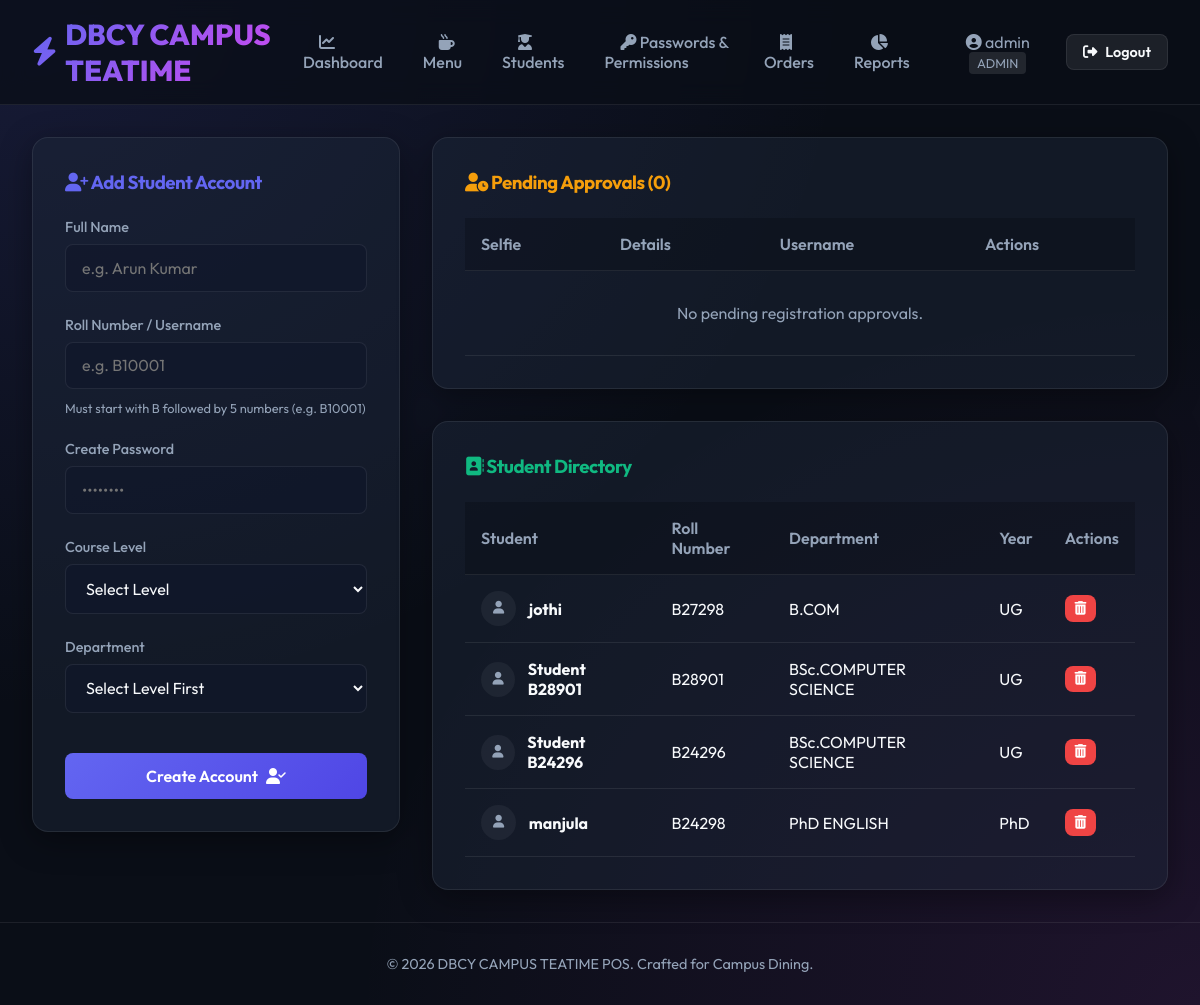
/admin/students (signed in), run on the app's committed database.
### models.py (models this page shows, shortened)
class User(UserMixin, db.Model):
    __tablename__ = 'users'
    id = db.Column(db.Integer, primary_key=True)
    username = db.Column(db.String(80), unique=True, nullable=False)
    password_hash = db.Column(db.String(256), nullable=False)
    role = db.Column(db.String(20), nullable=False)  # 'admin', 'student'
    name = db.Column(db.String(100), nullable=True)
    department = db.Column(db.String(100), nullable=True)
    year = db.Column(db.String(50), nullable=True)
    selfie_path = db.Column(db.String(256), nullable=True)
    status = db.Column(db.String(20), default='approved')  # 'pending', 'approved', 'rejected'
    orders = db.relationship('Order', backref='student', lazy=True, cascade="all, delete-orphan")
    cart_items = db.relationship('CartItem', backref='user', lazy=True, cascade="all, delete-orphan")
    password_requests = db.relationship('PasswordResetRequest', backref='user', lazy=True, cascade="all, delete-orphan")

### app.py (the view)
        @login_required
        def decorated_function(*args, **kwargs):
            if current_user.role != role:
                flash('Unauthorized access.', 'error')
                return redirect(url_for('index'))
            return f(*args, **kwargs)

### templates/admin_students.html (shortened to what this page needs)
{% extends "base.html" %}
{% block content %}
<div class="animate-fade-in" style="display: grid; grid-template-columns: 1fr 2fr; gap: 2rem;">
    <div>
        <div class="glass-card">
            <h3 style="margin-bottom: 1.5rem; color: var(--primary);"><i class="fa-solid fa-user-plus"></i> Add Student Account</h3>
            <form method="POST" action="{{ url_for('admin_add_student') }}" autocomplete="off">
                <div class="form-group">
                    <label for="name">Full Name</label>
                    <input type="text" id="name" name="name" required placeholder="e.g. Arun Kumar" autocomplete="off">
                </div>
                <div class="form-group">
                    <label for="username">Roll Number / Username</label>
                    <input type="text" id="username" name="username" required pattern="[Bb]\d{5}" maxlength="6" minlength="6" placeholder="e.g. B10001" title="Must start with B followed by 5 numbers (e.g. B10001)" autocomplete="off">
                    <small style="color: var(--text-muted); font-size: 0.8rem; display: block; margin-top: 0.2rem;">Must start with B followed by 5 numbers (e.g. B10001)</small>
                </div>
                <div class="form-group">
                    <label for="password">Create Password</label>
                    <input type="password" id="password" name="password" required placeholder="••••••••" autocomplete="new-password">
                </div>
                <div class="form-group">
                    <label for="year">Course Level</label>
                    <select id="year" name="year" required>
                        <option value="" disabled selected>Select Level</option>
                    </select>
                </div>
                <div class="form-group">
                    <label for="department">Department</label>
                    <select id="department" name="department" required>
                        <option value="" disabled selected>Select Level First</option>
                    </select>
                </div>
                <button type="submit" class="btn btn-primary" style="width: 100%; margin-top: 1rem;">
                    Create Account <i class="fa-solid fa-user-check"></i>
                </button>
            </form>
        </div>
    </div>
    <div style="display: flex; flex-direction: column; gap: 2rem;">
        <div class="glass-card">
            <h3 style="margin-bottom: 1.5rem; color: var(--warning);"><i class="fa-solid fa-user-clock"></i> Pending Approvals ({{ pending_students|length }})</h3>
            <div class="table-container">
                <table>
                    <thead>
                        <tr>
                            <th>Selfie</th>
                            <th>Details</th>
                            <th>Username</th>
                            <th>Actions</th>
                        </tr>
                    </thead>
                    <tbody>
                        {% for student in pending_students %}
                            <tr>
                                <td>
                                    {% if student.selfie_path %}
                                        <img src="{{ url_for('static', filename=student.selfie_path.split('static/')[-1]) }}" alt="Selfie" style="width: 60px; height: 60px; object-fit: cover; border-radius: 50%; border: 2px solid var(--warning);" onclick="window.open(this.src)">
                                    {% else %}
                                        <div style="width: 60px; height: 60px; background: rgba(255,255,255,0.05); border-radius: 50%; display: flex; align-items: center; justify-content: center; color: var(--text-muted);">
                                            <i class="fa-solid fa-user"></i>
                                        </div>
                                    {% endif %}
                                </td>
                                <td>
                                    <strong>{{ student.name }}</strong>
                                    <div style="font-size: 0.85rem; color: var(--text-muted);">{{ student.department }} | {{ student.year }}</div>
                                </td>
                                <td>{{ student.username }}</td>
                                <td>
                                    <div style="display: flex; gap: 0.5rem;">
                                        <form method="POST" action="{{ url_for('admin_approve_student', student_id=student.id, action='approve') }}">
                                            <button type="submit" class="btn btn-success" style="padding: 0.4rem 0.8rem; font-size: 0.85rem;">
                                                <i class="fa-solid fa-check"></i> Approve
                                            </button>
                                        </form>
                                        <form method="POST" action="{{ url_for('admin_approve_student', student_id=student.id, action='reject') }}">
                                            <button type="submit" class="btn btn-danger" style="padding: 0.4rem 0.8rem; font-size: 0.85rem;">
                                                <i class="fa-solid fa-times"></i> Reject
                                            </button>
                                        </form>
                                    </div>
                                </td>
                            </tr>
                        {% else %}
                            <tr>
                                <td colspan="4" style="text-align: center; color: var(--text-muted); padding: 2rem 0;">
                                    No pending registration approvals.
                                </td>
                            </tr>
                        {% endfor %}
                    </tbody>
                </table>
            </div>
        </div>
        <div class="glass-card">
            <h3 style="margin-bottom: 1.5rem; color: var(--success);"><i class="fa-solid fa-address-book"></i> Student Directory</h3>
            <div class="table-container">
                <table>
                    <thead>
                        <tr>
                            <th>Student</th>
                            <th>Roll Number</th>
                            <th>Department</th>
                            <th>Year</th>
                            <th>Actions</th>
                        </tr>
                    </thead>
                    <tbody>
                        {% for student in approved_students %}
                            <tr>
                                <td>
                                    <div style="display: flex; align-items: center; gap: 0.8rem;">
                                        {% if student.selfie_path %}
                                            <img src="{{ url_for('static', filename=student.selfie_path.split('static/')[-1]) }}" alt="Selfie" style="width: 35px; height: 35px; object-fit: cover; border-radius: 50%;">
                                        {% else %}
                                            <div style="width: 35px; height: 35px; background: rgba(255,255,255,0.05); border-radius: 50%; display: flex; align-items: center; justify-content: center; color: var(--text-muted);">
                                                <i class="fa-solid fa-user" style="font-size: 0.8rem;"></i>
                                            </div>
                                        {% endif %}
                                        <strong>{{ student.name }}</strong>
                                    </div>
                                </td>
                                <td>{{ student.username }}</td>
                                <td>{{ student.department }}</td>
                                <td>{{ student.year }}</td>
                                <td>
                                    <form method="POST" action="{{ url_for('admin_delete_student', student_id=student.id) }}" onsubmit="return confirm('Are you sure you want to remove this student account?');">
                                        <button type="submit" class="btn btn-danger" style="padding: 0.4rem 0.6rem; font-size: 0.85rem;" title="Delete Student">
                                            <i class="fa-solid fa-trash-can"></i>
                                        </button>
                                    </form>
                                </td>
                            </tr>
                        {% else %}
                            <tr>
                                <td colspan="5" style="text-align: center; color: var(--text-muted); padding: 2rem 0;">
                                    No student accounts found.
                                </td>
                            </tr>
                        {% endfor %}
                    </tbody>
                </table>
            </div>
        </div>
    </div>
</div>
{% endblock %}

### templates/base.html (shortened to what this page needs)
<!DOCTYPE html>
<html lang="en">
<head>
    <link rel="stylesheet" href="https://cdnjs.cloudflare.com/ajax/libs/font-awesome/6.4.0/css/all.min.css">
    <link rel="stylesheet" href="{{ url_for('static', filename='css/styles.css') }}">
</head>
<body>
    <header>
        <div class="nav-container">
            <a href="/" class="logo">
                <i class="fa-solid fa-bolt"></i> DBCY CAMPUS TEATIME
            </a>
            <ul class="nav-links">
                {% if current_user.is_authenticated %}
                    {% if current_user.role == 'admin' %}
                        <li><a href="{{ url_for('admin_dashboard') }}" class="nav-link"><i class="fa-solid fa-chart-line"></i> Dashboard</a></li>
                        <li><a href="{{ url_for('admin_products') }}" class="nav-link"><i class="fa-solid fa-mug-hot"></i> Menu</a></li>
                        <li><a href="{{ url_for('admin_students') }}" class="nav-link"><i class="fa-solid fa-user-graduate"></i> Students</a></li>
                        <li><a href="{{ url_for('admin_passwords') }}" class="nav-link"><i class="fa-solid fa-key"></i> Passwords & Permissions</a></li>
                        <li><a href="{{ url_for('admin_orders') }}" class="nav-link"><i class="fa-solid fa-receipt"></i> Orders</a></li>
                        <li><a href="{{ url_for('admin_reports') }}" class="nav-link"><i class="fa-solid fa-chart-pie"></i> Reports</a></li>
                    {% endif %}
                    <li style="margin-left: 1rem; color: var(--text-muted);">
                        <i class="fa-solid fa-circle-user"></i> {{ current_user.username }}
                        <span style="font-size: 0.8rem; text-transform: uppercase; padding: 0.2rem 0.5rem; background: rgba(255,255,255,0.1); border-radius: 4px; margin-left: 0.2rem;">
                            {{ current_user.role }}
                        </span>
                    </li>
                    <li><a href="{{ url_for('logout') }}" class="btn btn-secondary" style="padding: 0.5rem 1rem; font-size: 0.9rem;"><i class="fa-solid fa-right-from-bracket"></i> Logout</a></li>
                {% else %}
                    <li><a href="{{ url_for('login') }}" class="nav-link"><i class="fa-solid fa-right-to-bracket"></i> Login</a></li>
                    <li><a href="{{ url_for('register') }}" class="btn btn-primary" style="padding: 0.5rem 1rem; font-size: 0.9rem;"><i class="fa-solid fa-user-plus"></i> Register</a></li>
                {% endif %}
            </ul>
        </div>
    </header>
    <main class="container flex-grow animate-fade-in">
        {% block content %}{% endblock %}
    </main>
    <footer style="margin-top: auto; padding: 2rem; border-top: 1px solid var(--glass-border); text-align: center; color: var(--text-muted); font-size: 0.9rem;">
        <p>&copy; 2026 DBCY CAMPUS TEATIME POS. Crafted for Campus Dining.</p>
    </footer>
</body>
</html>

### data on the page
User: username "admin", role "ADMIN"
User: name "jothi", username "B27298", department "B.COM", year "UG"
User: name "Student B28901", username "B28901", department "BSc.COMPUTER SCIENCE", year "UG"
User: name "Student B24296", username "B24296", department "BSc.COMPUTER SCIENCE", year "UG"
User: name "manjula", username "B24298", department "PhD ENGLISH", year "PhD"

### other printed values
{{ pending_students|length }} "0"
